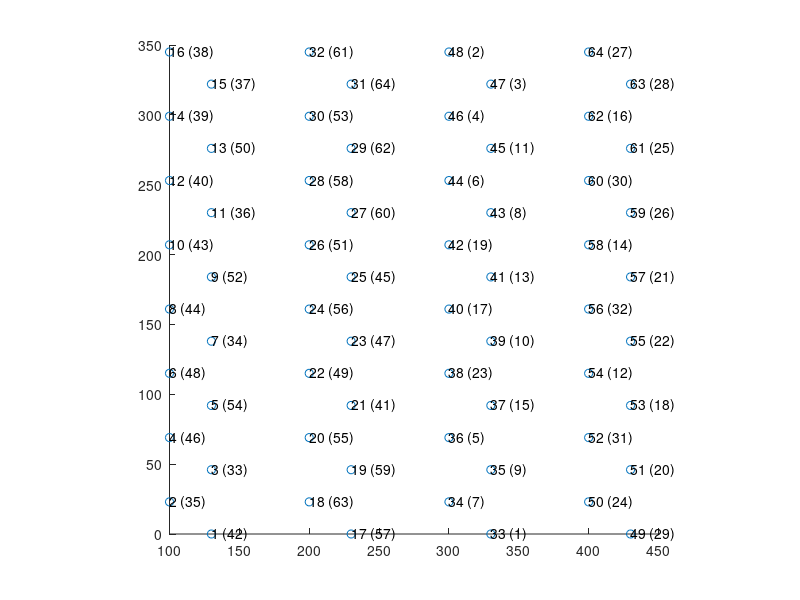
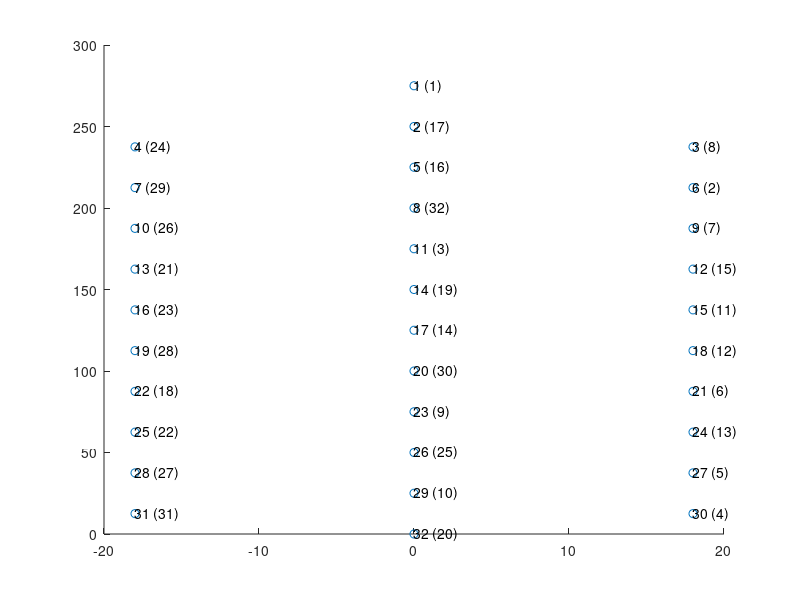

These figures' MATLAB source, in order:
%% GENERATE MAPS FOR KILOSORT (I THINK THIS IS FOR VISUALIZATION PURPOSES ONLY)




%% NeuronexusA4x16-Poly2, intan

kiloSortInds = [6 8 10 12 14 16 4 2 1 3 15 13 11 9 7 5 22 24 26 28 30 32 20 18 17 19 31 29 27 25 23 21 38 40 42 44 46 48 36 34 33 35 47 45 43 41 39 37 54 56 58 60 62 64 52 50 49 51 63 61 59 57 55 53];
intanInds = [47 43 42 39 38 37 45 34 41 32 36 49 35 51 33 53 48 55 50 57 52 60 54 62 56 58 63 61 59 44 46 40 22 16 18 5 3 1 4 6 0 8 2 10 7 12 9 14 11 31 13 29 15 26 30 23 28 19 27 24 25 20 21 17] + 1;

% get desired site locations map
shankSeparation = 100;
siteLocations = nan(16, 2); % start with one shank, then replicate after
siteLocations(2:2:16,:) = cat(2, zeros(8,1), (0:46:46*7)'+23); % first column of leftmost shank
siteLocations(1:2:15,:) = cat(2, ones(8,1)*30, (0:46:46*7)'); % second column of leftmost shank

siteLocations = repmat(siteLocations,4,1);
siteLocations(:,1) = siteLocations(:,1) + repelem(1:4,16)'.*shankSeparation;


% apply channel mapping to site locations
siteLocationsRemapped = nan(size(siteLocations));
for i = 1:64
    shankLocation = siteLocations(kiloSortInds(i),:);
    siteLocationsRemapped(intanInds(i),:) = shankLocation;
end

% visualize final mapping results
close all; figure('Position', [134 119 1595 807]);
scatter(siteLocations(:,1), siteLocations(:,2))
for i = 1:size(siteLocations,1)
    text(siteLocations(i,1), siteLocations(i,2), [num2str(i) ' (' num2str(intanInds(kiloSortInds==i)) ')'])
end
daspect([1 1 1])


Nchannels = 64;
connected = true(Nchannels, 1);
chanMap   = 1:Nchannels;
chanMap0ind = chanMap - 1;
xcoords   = siteLocationsRemapped(:,1);
ycoords   = siteLocationsRemapped(:,2);
kcoords   = ones(Nchannels,1); % grouping of channels (i.e. tetrode groups)
fs = 30000; % sampling frequency


% probe BDFD // original mapping
save('Y:\obstacleData\ephys\channelMaps\kilosort\BDFD.mat', ...
    'chanMap','connected', 'xcoords', 'ycoords', 'kcoords', 'chanMap0ind', 'fs')

% probe BDFD // after right most shank broken
connected([27 16 30 14 32 12 31 24 28 25 26 21 22 18 20 29]) = false;
save('Y:\obstacleData\ephys\channelMaps\kilosort\BDFD2.mat', ...
    'chanMap','connected', 'xcoords', 'ycoords', 'kcoords', 'chanMap0ind', 'fs')


%% NeuronexusA1x32Poly3, intan

neuro = [23 25 27 29 31 19 17 21 11 15 13 1 3 5 7 9;
         24 26 28 30 32 20 18 22 12 16 14 2 4 6 8 10];

intan = [23 22 21 20 19 18 17 16 15 14 13 12 11 10 9 8;
         24 25 26 27 28 29 30 31 0 1 2 3 4 5 6 7];
intan = intan+1;
intan = fliplr(intan);


connectorInds = [16 6 5 15 4 7 3 8 2 9 1 10 14 13 12 11 22 21 20 19 23 25 24 18 26 17 27 29 28 31 30 32];
kiloSortInds = [31 28 25 22 19 16 13 10 7 4 32 26 20 14 8 2 1 5 11 17 23 29 3 6 9 12 15 18 21 24 27 30];
intanInds = intan(arrayfun(@(x) find(neuro==x), connectorInds));

% get desired site locations map
siteLocations = nan(32, 2);
siteLocations(4:3:31, :) = cat(2, ones(10,1)*-18, fliplr(12.5 : 25 : (12.5+25*9))'); % xy values for left column
siteLocations([1 2:3:32], :) = cat(2, zeros(12,1), fliplr(0 : 25 : (25*11))'); % xy values for right column
siteLocations(3:3:30, :) = cat(2, ones(10,1)*18, fliplr(12.5 : 25 : (12.5+25*9))'); % xy values for right column


% apply channel mapping to site locations
siteLocationsRemapped = nan(size(siteLocations));
for i = 1:32
    shankLocation = siteLocations(kiloSortInds(i),:);
    siteLocationsRemapped(intanInds(i),:) = shankLocation;
end

% visualize final mapping results
close all; figure('Position', [134 119 400 807]);
scatter(siteLocations(:,1), siteLocations(:,2))
for i = 1:size(siteLocations,1)
    text(siteLocations(i,1), siteLocations(i,2), [num2str(i) ' (' num2str(intanInds(kiloSortInds==i)) ')'])
end


Nchannels = 32;
connected = true(Nchannels, 1);
chanMap   = 1:Nchannels;
chanMap0ind = chanMap - 1;
xcoords   = siteLocationsRemapped(:,1);
ycoords   = siteLocationsRemapped(:,2);
kcoords   = ones(Nchannels,1); % grouping of channels (i.e. tetrode groups)
fs = 30000; % sampling frequency

% probe C6CE
save('Y:\obstacleData\ephys\channelMaps\kilosort\C6CE.mat', ...
    'chanMap','connected', 'xcoords', 'ycoords', 'kcoords', 'chanMap0ind', 'fs')

% probe D55F // nine sites defective?
% save('Y:\obstacleData\ephys\channelMaps\kilosort\C6CE.mat', ...
%     'chanMap','connected', 'xcoords', 'ycoords', 'kcoords', 'chanMap0ind', 'fs')
